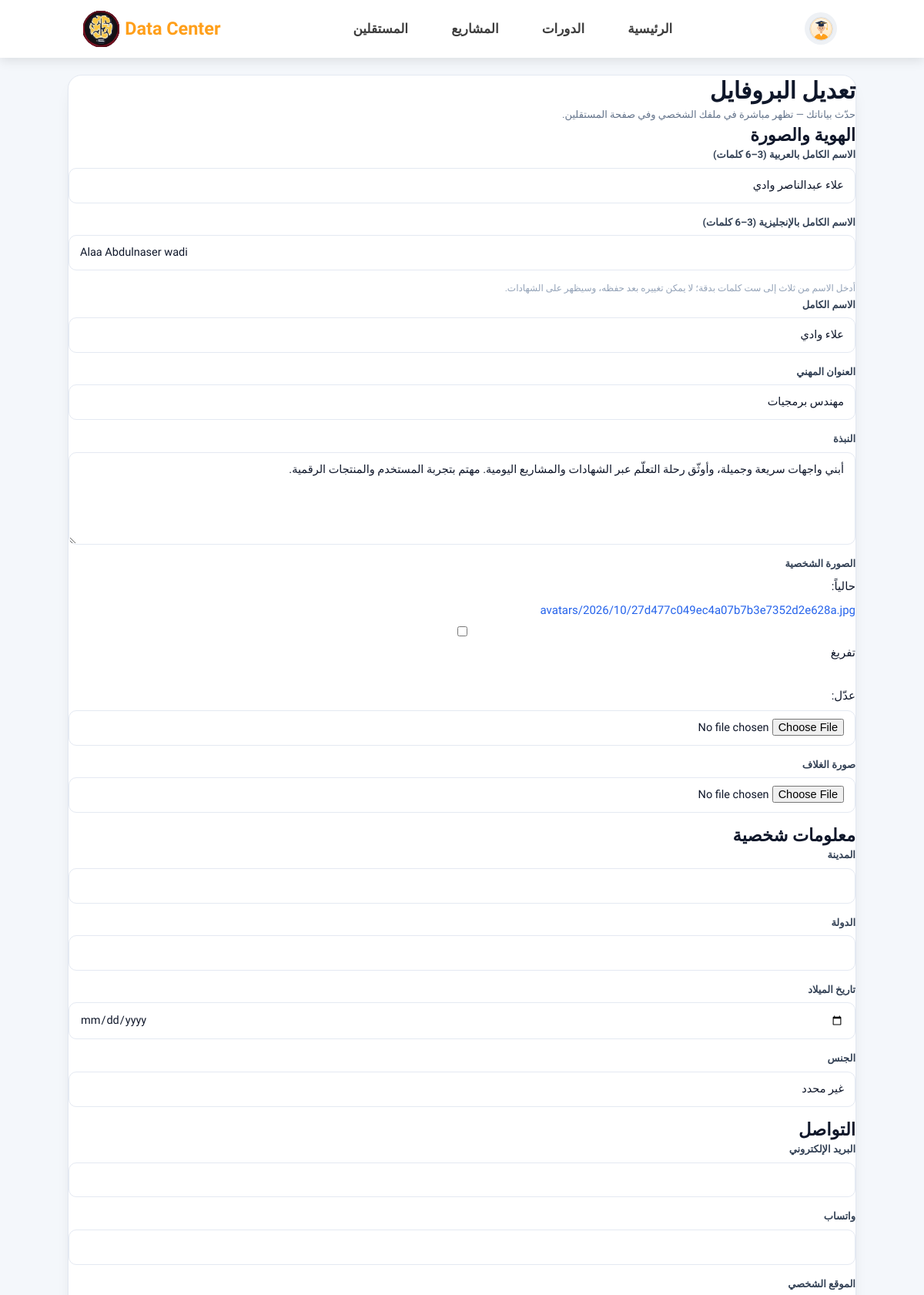
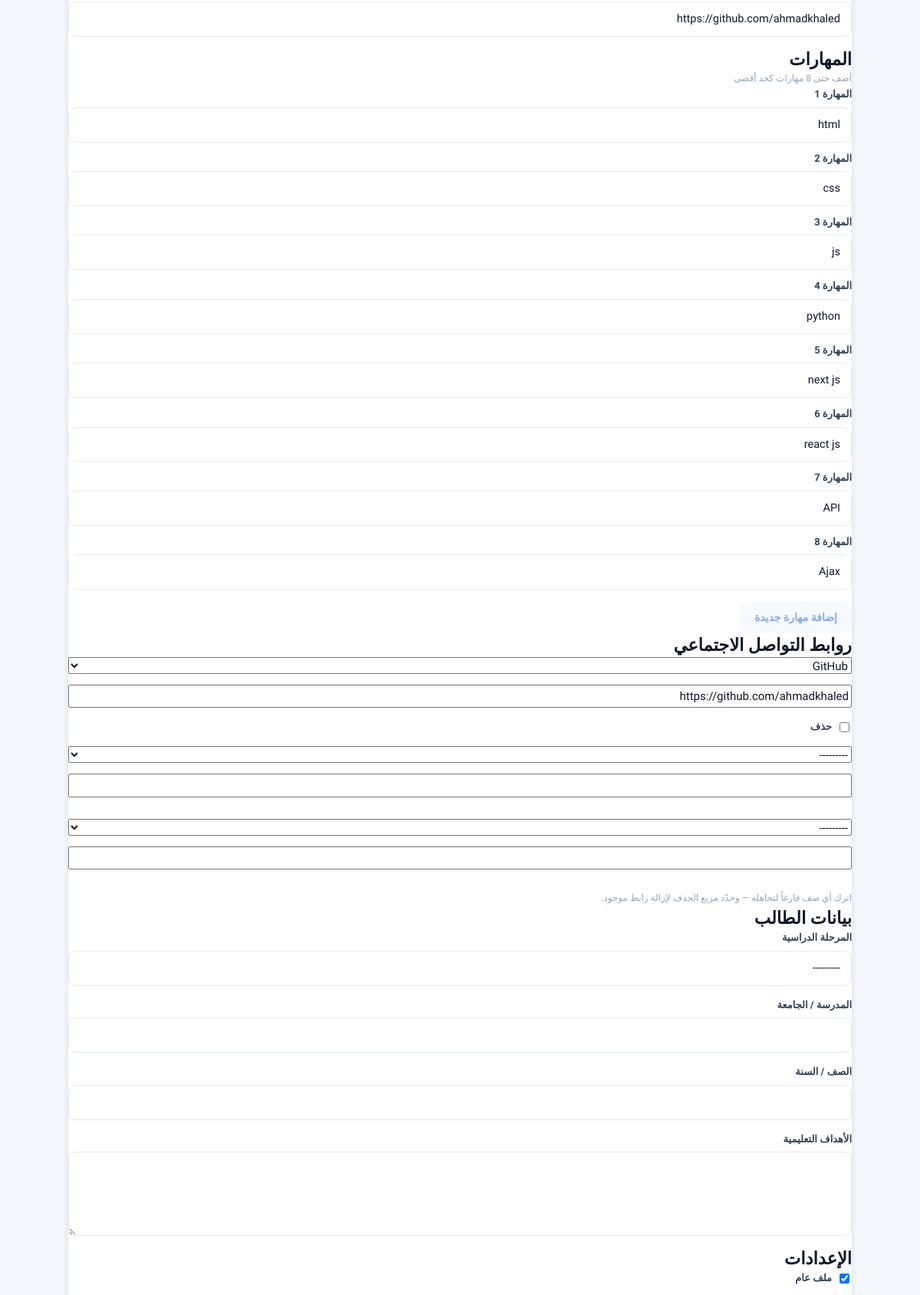
The page /profile/edit/ (signed in, upper part) on the database its author committed (2 pictures, top to bottom).
### users/models.py (models this page shows, shortened)
class User(AbstractBaseUser, PermissionsMixin):
    phone = models.CharField(
        'رقم الجوال', max_length=10, unique=True, validators=[phone_validator]
    )
    full_name = models.CharField('الاسم الكامل', max_length=150, blank=True)
    full_name_ar = models.CharField(
        'الاسم الثلاثي بالعربية',
        max_length=150,
        blank=True,
        validators=[validate_arabic_three_part_name],
    )
    full_name_en = models.CharField(
        'الاسم الثلاثي بالإنجليزية',
        max_length=150,
        blank=True,
        validators=[validate_english_three_part_name],
    )
    trainer_name_en = models.CharField(
        'اسم المدرب بالإنجليزية', max_length=200, blank=True, default=''
    )
    handle = models.CharField('اسم المستخدم العام', max_length=40, unique=True, blank=True)
    email = models.EmailField('البريد الإلكتروني', blank=True)
    role = models.CharField(
        'نوع المستخدم',
        max_length=16,
        choices=UserRole.choices,
        default=UserRole.STUDENT,
    )
    is_verified = models.BooleanField('حساب موثّق', default=False)
    is_active = models.BooleanField('نشط', default=True)
    is_staff = models.BooleanField('يستطيع الدخول إلى لوحة تحكم Django', default=False)
    date_joined = models.DateTimeField('تاريخ الانضمام', default=timezone.now)
    objects = UserManager()
    USERNAME_FIELD = 'phone'
    REQUIRED_FIELDS = []
    class Meta:
        verbose_name = 'مستخدم'
        verbose_name_plural = 'المستخدمون'
        ordering = ['-date_joined']
    @property
    def display_name(self):
        return self.full_name or self.phone
    @property
    def is_trainer(self):
        return self.role == UserRole.TRAINER

class Profile(models.Model):
    user = models.OneToOneField(User, on_delete=models.CASCADE, related_name='profile')
    avatar = models.ImageField('الصورة الشخصية', upload_to='avatars/%Y/%m/', blank=True)
    cover = models.ImageField('صورة الغلاف', upload_to='covers/%Y/%m/', blank=True)
    headline = models.CharField('العنوان المهني', max_length=150, blank=True)
    bio = models.TextField('النبذة', blank=True)
    city = models.CharField('المدينة', max_length=80, blank=True)
    country = models.CharField('الدولة', max_length=80, blank=True)
    date_of_birth = models.DateField('تاريخ الميلاد', null=True, blank=True)
    gender = models.CharField(
        'الجنس', max_length=16, choices=Gender.choices, default=Gender.UNSPECIFIED
    )
    whatsapp = models.CharField('واتساب', max_length=20, blank=True)
    website = models.URLField('الموقع الشخصي', blank=True)
    specialization = models.CharField('التخصص', max_length=150, blank=True)
    trainer_rating = models.DecimalField(
        'تقييم المدرب', max_digits=2, decimal_places=1, default=0
    )
    experience_years = models.PositiveSmallIntegerField('سنوات الخبرة', null=True, blank=True)
    hourly_rate = models.DecimalField(
        'معدل الساعة', max_digits=8, decimal_places=2, null=True, blank=True
    )
    availability = models.CharField(
        'التوفّر', max_length=16, choices=Availability.choices, blank=True
    )
    intro_video = models.URLField('فيديو تعريفي', blank=True)
    education_stage = models.CharField(
        'المرحلة الدراسية', max_length=16, choices=EducationStage.choices, blank=True
    )
    school = models.CharField('المدرسة / الجامعة', max_length=150, blank=True)
    grade = models.CharField('الصف / السنة', max_length=50, blank=True)
    learning_goals = models.TextField('الأهداف التعليمية', blank=True)
    skills = models.ManyToManyField(Skill, through='ProfileSkill', related_name='profiles', blank=True)
    languages = models.ManyToManyField(
        Language, through='ProfileLanguage', related_name='profiles', blank=True
    )
    interests = models.ManyToManyField(Interest, related_name='profiles', blank=True)
    is_public = models.BooleanField('ملف عام', default=True)
    display_order = models.PositiveIntegerField(
        'ترتيب الظهور', null=True, blank=True, db_index=True
    )
    created_at = models.DateTimeField('أُنشئ في', auto_now_add=True)
    updated_at = models.DateTimeField('حُدّث في', auto_now=True)
    class Meta:
        verbose_name = 'بروفايل'
        verbose_name_plural = 'البروفايلات'
    @property
    def location(self):
        return '، '.join([p for p in (self.city, self.country) if p])
    @property
    def title(self):
        return self.headline or self.user.get_role_display()
    def to_public_dict(self):
        return {
            'handle': self.user.handle,
            'name': self.user.display_name,
            'avatar': self.avatar.url if self.avatar else '',
            'cover': self.cover.url if self.cover else '',
            'verified': self.user.is_trainer,
            'title': self.title,
            'headline': self.headline,
            'bio': self.bio,
            'location': self.location,
            'website': self.website,
            'email': self.user.email,
            'joined': self.user.date_joined.isoformat(),
            'role': self.user.get_role_display(),
            'roleKey': self.user.role,
            'isTrainer': self.user.is_trainer,
            'specialization': self.specialization,
            'skills': [ps.skill.name for ps in self.profile_skills.select_related('skill')],
            'languages': [
                {'name': pl.language.name, 'level': pl.get_level_display()}
                for pl in self.profile_languages.select_related('language')
            ],
            'social_links': [
                {'platform': link.get_platform_display(), 'url': link.url}
                for link in self.social_links.all()
            ],
        }

### users/views.py (the view, shortened to what this page needs)
# urls.py: path('profile/edit/', views.ProfileUpdateView.as_view(), name='profile-edit'),
class ProfileUpdateView(LoginRequiredMixin, UpdateView):
    template_name = 'users/profile_edit.html'
    form_class = ProfileEditForm
    def get_object(self, queryset=None):
        user = self.request.user
        if self.request.method == 'POST':
            user = User.objects.select_for_update().get(pk=user.pk)
        profile, _ = Profile.objects.get_or_create(user=user)
        return profile
    def get_context_data(self, **kwargs):
        context = super().get_context_data(**kwargs)
        context.setdefault('socials', SocialLinkFormSet(instance=self.object, prefix='socials'))
        return context

### templates/users/profile_edit.html (shortened to what this page needs)
{% extends "base.html" %}
{% load static_v %}
{% load static %}
{% block body_attrs %}data-page="profile-edit"{% endblock %}
{% block css %}
  {{ block.super }}
  <link rel="stylesheet" href="{% static_v 'css/profile.css' %}">
{% endblock %}
{% block content %}
  <main class="container page">
    <form class="card pf-form" method="post" enctype="multipart/form-data" novalidate>
      <div class="pf-head">
        <h1>تعديل البروفايل</h1>
        <p class="muted small">حدّث بياناتك — تظهر مباشرة في ملفك الشخصي وفي صفحة المستقلين.</p>
      </div>
      <section class="pf-section">
        <h2>الهوية والصورة</h2>
        {% if request.user.is_trainer %}
          {% include "users/_field.html" with field=form.trainer_name_en %}
        {% else %}
          <div class="pf-grid">
            {% include "users/_field.html" with field=form.full_name_ar %}
            {% include "users/_field.html" with field=form.full_name_en %}
          </div>
          <p class="hint">أدخل الاسم من ثلاث إلى ست كلمات بدقة؛ لا يمكن تغييره بعد حفظه، وسيظهر على الشهادات.</p>
        {% endif %}
        <div class="pf-grid">
          {% include "users/_field.html" with field=form.full_name %}
          {% include "users/_field.html" with field=form.headline %}
        </div>
        {% include "users/_field.html" with field=form.bio %}
        <div class="pf-grid">
          {% include "users/_field.html" with field=form.avatar %}
          {% include "users/_field.html" with field=form.cover %}
        </div>
      </section>
      <section class="pf-section">
        <h2>معلومات شخصية</h2>
        <div class="pf-grid">
          {% include "users/_field.html" with field=form.city %}
          {% include "users/_field.html" with field=form.country %}
        </div>
        <div class="pf-grid">
          {% include "users/_field.html" with field=form.date_of_birth %}
          {% include "users/_field.html" with field=form.gender %}
        </div>
      </section>
      <section class="pf-section">
        <h2>التواصل</h2>
        <div class="pf-grid">
          {% include "users/_field.html" with field=form.email %}
          {% include "users/_field.html" with field=form.whatsapp %}
        </div>
        {% include "users/_field.html" with field=form.website %}
      </section>
      <section class="pf-section">
        <h2>المهارات</h2>
        <p class="hint">أضف حتى 8 مهارات كحد أقصى</p>
        <div id="skills-list" class="skills-list">
          {% for field in form.visible_fields %}
            {% if field.name|slice:":6" == "skill_" %}
              {% include "users/_field.html" with field=field %}
            {% endif %}
          {% endfor %}
        </div>
        <div class="pf-actions" style="justify-content:flex-start;margin-top:1rem">
          <button class="btn btn-soft" type="button" id="add-skill-btn">إضافة مهارة جديدة</button>
        </div>
      </section>
      <section class="pf-section">
        <h2>روابط التواصل الاجتماعي</h2>
        {% for row in socials %}
          <div class="pf-social-row">
            <div class="field">{{ row.platform }}{% for error in row.platform.errors %}<p class="hint error">{{ error }}</p>{% endfor %}</div>
            <div class="field">{{ row.url }}{% for error in row.url.errors %}<p class="hint error">{{ error }}</p>{% endfor %}</div>
            <div class="field">{% if row.instance.pk %}<label class="label">{{ row.DELETE }} حذف</label>{% endif %}</div>
          </div>
        {% endfor %}
        <p class="hint">اترك أي صف فارغاً لتجاهله — وحدّد مربع الحذف لإزالة رابط موجود.</p>
      </section>
      <section class="pf-section">
        <h2>بيانات الطالب</h2>
        <div class="pf-grid">
          {% include "users/_field.html" with field=form.education_stage %}
          {% include "users/_field.html" with field=form.school %}
        </div>
        {% include "users/_field.html" with field=form.grade %}
        {% include "users/_field.html" with field=form.learning_goals %}
      </section>
      <section class="pf-section">
        <h2>الإعدادات</h2>
        {% include "users/_field.html" with field=form.is_public %}
      </section>
    </form>
  </main>
{% endblock %}

### templates/base.html (shortened to what this page needs)
{% load static_v %}
{% load static %}<!DOCTYPE html>
<html lang="ar" dir="rtl" data-theme="light" data-brand-palette="{{ site_settings.brandPalette }}">
<head>
  {% block css %}
    <link rel="stylesheet" href="{% static_v 'css/base.css' %}">
    <link rel="stylesheet" href="{% static_v 'css/hero.css' %}">
    <link rel="stylesheet" href="{% static_v 'css/app.css' %}">
    <link rel="stylesheet" href="{% static_v 'css/site-chrome.css' %}">
    <link rel="stylesheet" href="{% static_v 'css/account-menu.css' %}">
  {% endblock %}
  <link rel="stylesheet" href="{% static_v 'css/page-transition.css' %}">
  <link rel="stylesheet" href="{% static_v 'css/brand-palettes.css' %}">
  {% include "partials/pwa_head.html" %}
</head>
<body {% block body_attrs %}data-page=""{% endblock %}>
  {% include "partials/header.html" %}
  {% block content %}{% endblock %}
</body>
</html>

### templates/partials/pwa_head.html (shortened to what this page needs)
{% load static_v %}
<link rel="stylesheet" href="{% static_v 'css/pwa.css' %}">

### templates/partials/header.html (shortened to what this page needs)
{% load static %}
      {% load static_v %}
<header class="header">
        <a href="{% url 'landing:home' %}" aria-label="{{ site_settings.name }}">
          <h1 class="logo">
            <img src="{% static_v 'images/logo.svg' %}" alt="{{ site_settings.name }}">
            <span class="logo-text">{{ site_settings.name }}</span>
          </h1>
        </a>
        <nav class="navbar">
          <a href="{% url 'landing:home' %}">الرئيسية</a>
          <a href="{% url 'courses:list' %}"{% if active_tab == 'courses' %} class="active"{% endif %}>الدورات</a>
          <a href="{% url 'projects:list' %}"{% if active_tab == 'projects' %} class="active"{% endif %}>المشاريع</a>
          <a href="{% url 'accounts:list' %}"{% if active_tab == 'users' %} class="active"{% endif %}>المستقلين</a>
        </nav>
        <div class="icons">
          {% if user.is_authenticated %}
          <button type="button" id="account-btn" class="i-account" title="خيارات الحساب" aria-label="خيارات الحساب" aria-haspopup="dialog" aria-expanded="false">
            <img class="account-av" src="{% static_v 'images/avatar-grad.svg' %}" alt="" width="34" height="34">
          </button>
          {% endif %}
        </div>
      </header>

### templates/users/_field.html (shortened to what this page needs)
{% if field.field.widget.input_type == 'checkbox' %}
  <div class="field field-inline">
    <label class="label" for="{{ field.id_for_label }}">{{ field }} <span>{{ field.label }}</span></label>
  </div>
{% else %}
  <div class="field">
    <label class="label" for="{{ field.id_for_label }}">{{ field.label }}</label>
    {{ field }}
  </div>
{% endif %}

### templates/partials/footer.html (shortened to what this page needs)
{% load static %}

### templates/partials/bottom_nav.html (shortened to what this page needs)
{% load static %}

### templates/partials/courses_sheet.html (shortened to what this page needs)
{% load static %}

### templates/partials/js_urls.html (shortened to what this page needs)
{% load static %}
  {% load static_v %}

### rows shown on the page
User: full_name_ar "علاء عبدالناصر وادي", full_name_en "Alaa Abdulnaser wadi", full_name "علاء وادي"
Profile: headline "مهندس برمجيات", bio "أبني واجهات سريعة وجميلة، وأوثّق رحلة التعلّم عبر الشهادات والمشاريع اليومية. مهتم بتجربة المستخدم والمنتجات الرقمية.", gender "غير محدد", website "https://github.com/ahmadkhaled", education_stage "---------", is_public "☑"

### other values the page prints
{{ site_settings.name }} "Data Center"
{{ field.label }} "المهارة 1" "المهارة 2" "المهارة 3" "المهارة 4" "المهارة 5" "المهارة 6" "المهارة 7" "المهارة 8"
{{ field.label }} "ملف عام"
